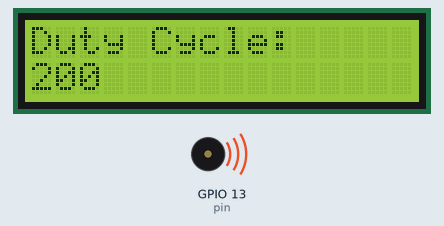
Recording of a program running on a simulated Raspberry Pi (BCM pin numbers). On the bench: 16×2 character LCD, buzzer (waves = sounding). What the program prints to the terminal is not drawn. At 6.9 s the program stops and its outputs stay as they are.

Above: at 0.2 s.
At 2.5 s:
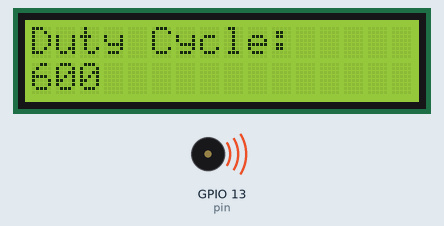
At 4.7 s:
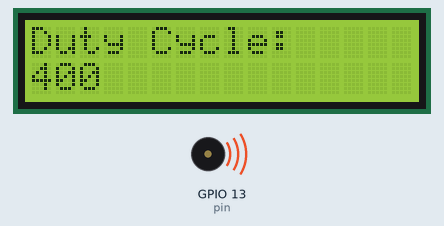
Timing chart, 0 to 8.4 s (numbered marks = the images above):
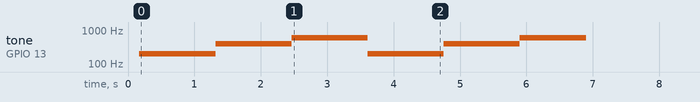

Measured:
- by itself, tone on GPIO 13 (pin): plays 200 Hz for 1.1 s, 400 Hz for 1.1 s, 600 Hz for 1.1 s, 200 Hz for 1.1 s, 400 Hz for 1.1 s, 600 Hz for 1.0 s
- what the display in image 0 shows lasts 1.2 s, from 0.1 s to 1.3 s

The program:

buzzer.py
```python
'''
Testing the effects of PWM on a buzzer
'''

import RPi.GPIO as GPIO #Library for the GPIO Pins
import time
import lcd_i2c

#Setup and initialization functions of the LCD
def printLCD(string1, string2):
    lcd_i2c.printer(string1, string2)
def setup():
    lcd_i2c.lcd_init()

setup() #calls setup function of the LCD
GPIO.setmode(GPIO.BCM) #Sets the way we reference the GPIO Pins
GPIO.setup(13,GPIO.OUT) #Sets GPIO Pin 25 to an output pin

pin=GPIO.PWM (13,50)
pin.start(20)

try:
    for dc in [200, 400, 600] * 2:
        printLCD("Duty Cycle:",f"{dc}") #prints to LCD
        pin.ChangeFrequency(dc)
        print(dc)
        time.sleep(1)

except KeyboardInterrupt:
    print("Stopped")
    pin.stop()

GPIO.cleanup() #Resets the GPIO Pins that we used
lcd_i2c.cleanup()#LCD cleanup
```

lcd_i2c.py
```python
import smbus
import time

# Define some device parameters
I2C_ADDR  = 0x27 # I2C device address
LCD_WIDTH = 16   # Maximum characters per line

# Define some device constants
LCD_CHR = 1 # Mode - Sending data
LCD_CMD = 0 # Mode - Sending command

LCD_LINE_1 = 0x80 # LCD RAM address for the 1st line
LCD_LINE_2 = 0xC0 # LCD RAM address for the 2nd line
LCD_LINE_3 = 0x94 # LCD RAM address for the 3rd line
LCD_LINE_4 = 0xD4 # LCD RAM address for the 4th line

LCD_BACKLIGHT  = 0x08  # On
#LCD_BACKLIGHT = 0x00  # Off

ENABLE = 0b00000100 # Enable bit

# Timing constants
E_PULSE = 0.0005
E_DELAY = 0.0005

#Open I2C interface
#bus = smbus.SMBus(0)  # Rev 1 Pi uses 0
bus = smbus.SMBus(1) # Rev 2 Pi uses 1

def lcd_init():
  # Initialise display
  lcd_byte(0x33,LCD_CMD) # 110011 Initialise
  lcd_byte(0x32,LCD_CMD) # 110010 Initialise
  lcd_byte(0x06,LCD_CMD) # 000110 Cursor move direction
  lcd_byte(0x0C,LCD_CMD) # 001100 Display On,Cursor Off, Blink Off
  lcd_byte(0x28,LCD_CMD) # 101000 Data length, number of lines, font size
  lcd_byte(0x01,LCD_CMD) # 000001 Clear display
  time.sleep(E_DELAY)

def lcd_byte(bits, mode):
  # Send byte to data pins
  # bits = the data
  # mode = 1 for data
  #        0 for command

  bits_high = mode | (bits & 0xF0) | LCD_BACKLIGHT
  bits_low = mode | ((bits<<4) & 0xF0) | LCD_BACKLIGHT

  # High bits
  bus.write_byte(I2C_ADDR, bits_high)
  lcd_toggle_enable(bits_high)

  # Low bits
  bus.write_byte(I2C_ADDR, bits_low)
  lcd_toggle_enable(bits_low)

def lcd_toggle_enable(bits):
  # Toggle enable
  time.sleep(E_DELAY)
  bus.write_byte(I2C_ADDR, (bits | ENABLE))
  time.sleep(E_PULSE)
  bus.write_byte(I2C_ADDR,(bits & ~ENABLE))
  time.sleep(E_DELAY)

def lcd_string(message,line):
  # Send string to display

  message = message.ljust(LCD_WIDTH," ")

  lcd_byte(line, LCD_CMD)

  for i in range(LCD_WIDTH):
    lcd_byte(ord(message[i]),LCD_CHR)

def printer(string1,string2):
  lcd_string(string1,LCD_LINE_1)
  lcd_string(string2,LCD_LINE_2)

def cleanup():
    lcd_byte(0x01, LCD_CMD); #Clear LCD
```
